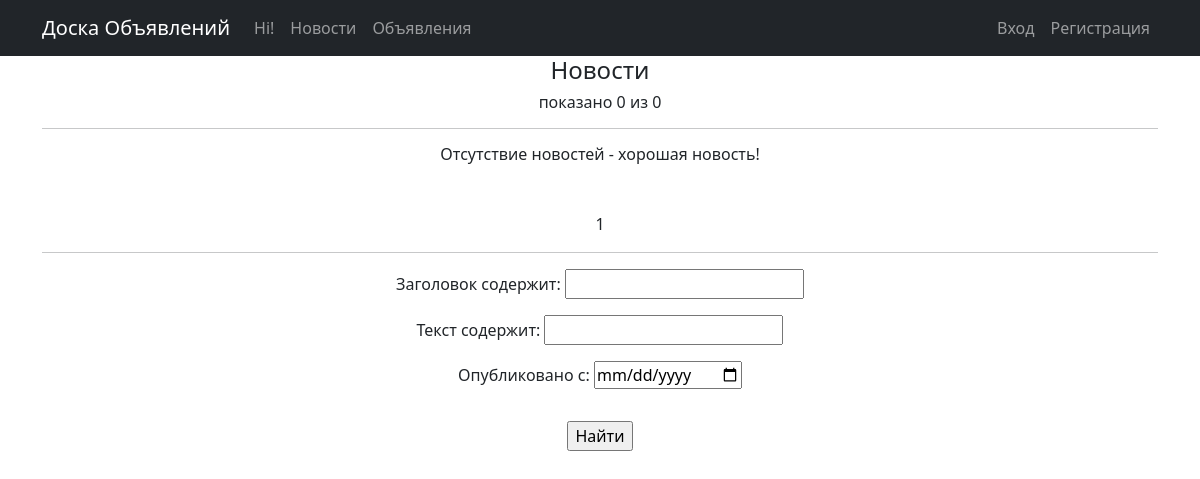
/board/posts/news/, run on an earlier commit of the app's database.
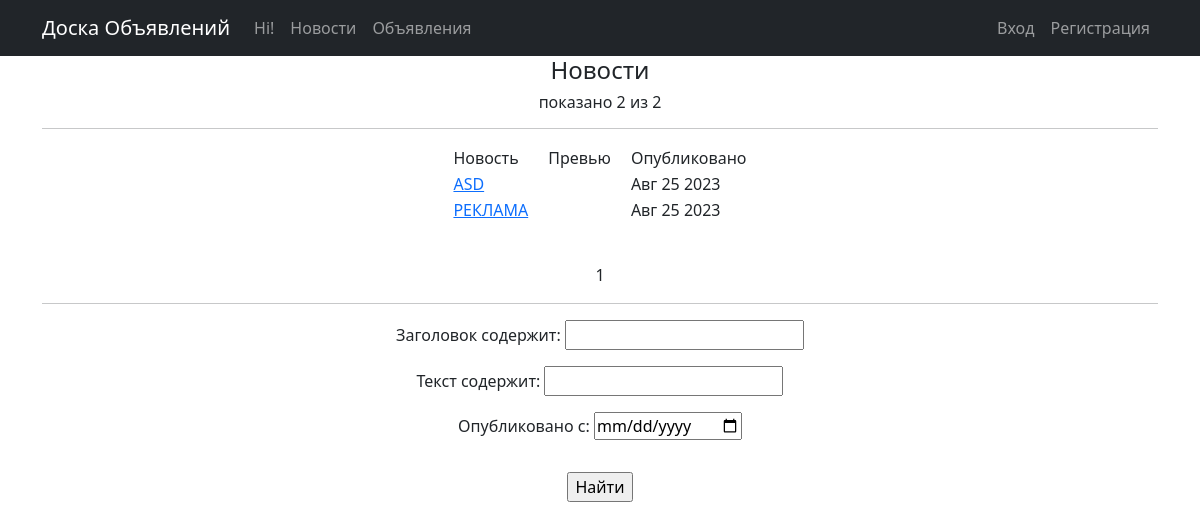
And on a later commit of the database.
### board/models.py (models this page shows, shortened)
class News(models.Model):
    title = models.CharField(max_length=64)
    text = models.TextField()
    pictures = models.ImageField(upload_to='pictures', blank=True)
    time_in = models.DateTimeField(auto_now_add=True)
    author = models.ForeignKey(User, on_delete=models.CASCADE, related_name='news',
                               editable=False, blank=True, null=True, default=None)

### board/views.py (the view)
# urls.py: path('posts/news/', NewsList.as_view(), name='news_list'),
class NewsList(ListView):
    model = News
    ordering = '-time_in'
    template_name = 'news_list.html'
    context_object_name = 'news'
    paginate_by = 5
    def get_queryset(self):
        queryset = super().get_queryset()
        self.filterset = NewsFilter(self.request.GET, queryset)
        return self.filterset.qs
    def get_context_data(self, **kwargs):
        context = super().get_context_data(**kwargs)
        context['filterset'] = self.filterset
        return context

### templates/news_list.html (shortened to what this page needs)
{% extends 'base.html' %}
{% load custom_tags %}
{% block content %}
    <h4>Новости</h4>
    <h6>показано {{ news|length }} из {{ paginator.count }}</h6>
    <hr>
    {% if news %}
        <center><table>
            <tr>
                <td>Новость</td>
                <td>&emsp;</td>
                <td>Превью</td>
                <td>&emsp;</td>
                <td>Опубликовано</td>
            </tr>
            {% for new in news %}
            <tr>
                <td><a href="{{ new.id }}">{{ new.title|upper }}</a></td>
                <td>&emsp;</td>
                <td><a href="{{ new.id }}">{{ new.preview }}</a></td>
                <td>&emsp;</td>
                <td>{{ new.time_in|date:'M d Y' }}</td>
            </tr>
            {% endfor %}
        </table></center>
    {% else %}
        <h6>Отсутствие новостей - хорошая новость!</h6>
    {% endif %}
    <p>&nbsp;</p>
    {{ page_obj.number }}
    <hr>
    <form action="" method="get">
            {{ filterset.form.as_p }}
            <input type="submit" class="mt-3 btn-primary" value="Найти" />
    </form>
{% endblock content %}

What changed in the data, as far as the page shows it:
added News: title "ASD", time_in "Авг 25 2023"
added News: title "РЕКЛАМА", time_in "Авг 25 2023"
Also different on the page:
{{ news|length }}: "0" → "2"
{{ paginator.count }}: "0" → "2"
text no longer shown: "Отсутствие новостей - хорошая новость!"
text now shown: "Новость Превью Опубликовано"
